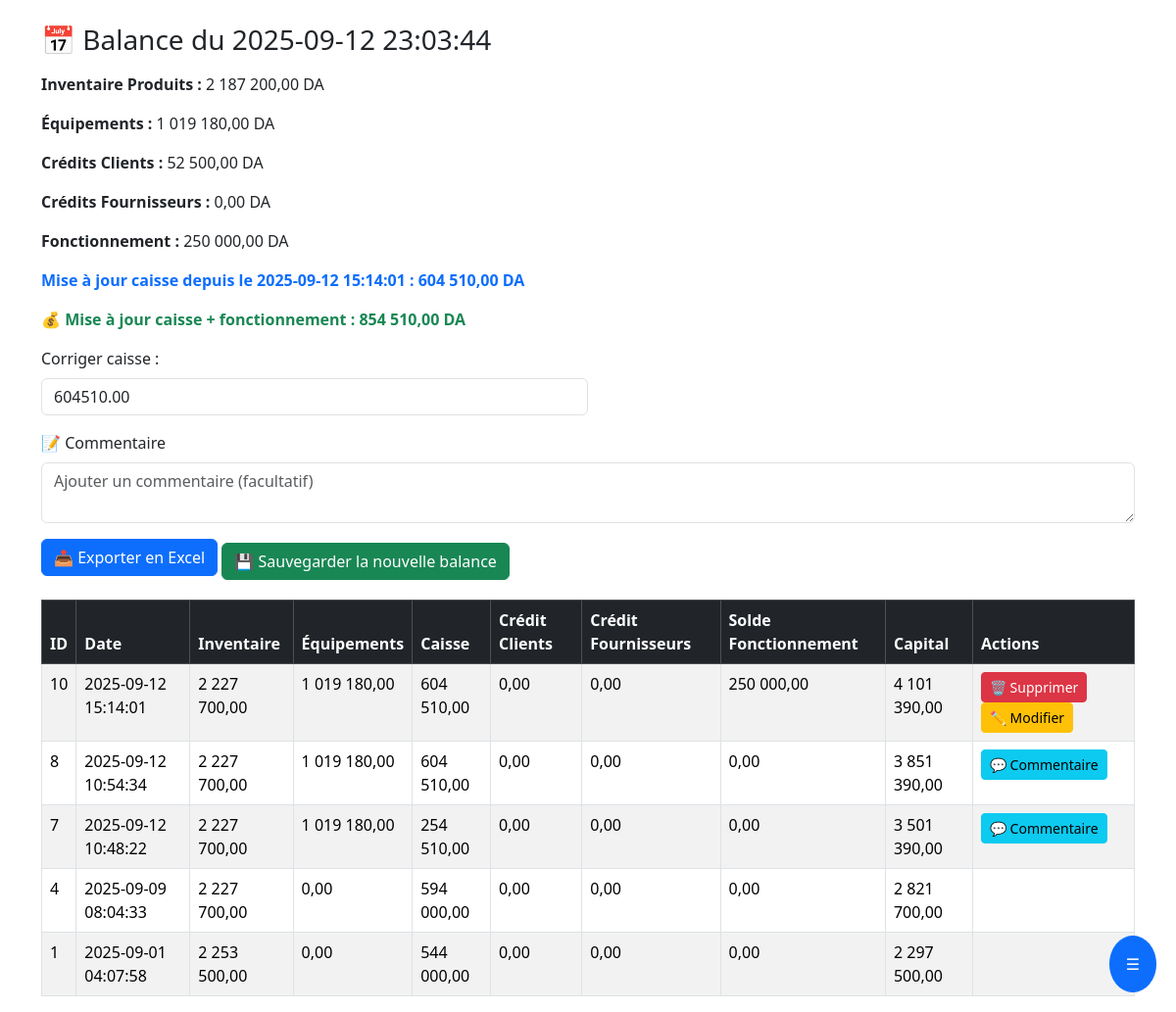
Screenshot of /balance.php (signed in) with the database file from the repository.
### tables this page shows
CREATE TABLE `balance` (
  `id` int(11) NOT NULL,
  `date` datetime NOT NULL,
  `inventaire` decimal(10,0) NOT NULL,
  `equipements` decimal(10,0) NOT NULL,
  `fonctionnement` decimal(10,0) NOT NULL,
  `caisse` decimal(10,0) NOT NULL,
  `credit_clients` decimal(10,0) NOT NULL,
  `credit_fournisseurs` decimal(10,0) NOT NULL,
  `capital` decimal(10,0) NOT NULL,
  `commentaire` text DEFAULT NULL
);

### balance.php (the view, shortened to what this page needs)
<?php
include "includes/db.php";
include "includes/header.php";
include "includes/sidebar.php";
$conn->setAttribute(PDO::ATTR_ERRMODE, PDO::ERRMODE_EXCEPTION);
$date_auj = date("Y-m-d H:i:s");
try {
    $stmt_inventaire = $conn->prepare("SELECT SUM(prix_achat * quantite) as total_inventaire FROM produits");
    $stmt_inventaire->execute();
    $inventaire = $stmt_inventaire->fetch(PDO::FETCH_ASSOC)['total_inventaire'] ?? 0;
    $stmt_equipements = $conn->prepare("SELECT SUM(prix_achat * quantite) as total_equipements FROM equipements");
    $stmt_equipements->execute();
    $equipements = $stmt_equipements->fetch(PDO::FETCH_ASSOC)['total_equipements'] ?? 0;
    $stmt_total_ventes = $conn->prepare("
        SELECT SUM(vd.prix_vente * vd.quantite) AS total_ventes
        FROM ventes_details vd
        INNER JOIN ventes v ON vd.id_vente = v.id
    ");
    $stmt_total_ventes->execute();
    $total_ventes = $stmt_total_ventes->fetch(PDO::FETCH_ASSOC)['total_ventes'] ?? 0;
    $stmt_total_versements = $conn->prepare("SELECT SUM(versement) AS total_versements FROM ventes");
    $stmt_total_versements->execute();
    $total_versements = $stmt_total_versements->fetch(PDO::FETCH_ASSOC)['total_versements'] ?? 0;
    $credit_clients = $total_ventes - $total_versements;
    $stmt_total_achats = $conn->prepare("
        SELECT SUM(ad.prix_achat * ad.quantite) AS total_achats
        FROM achats_details ad
        INNER JOIN achats a ON ad.id_achat = a.id
    ");
    $stmt_total_achats->execute();
    $total_achats = $stmt_total_achats->fetch(PDO::FETCH_ASSOC)['total_achats'] ?? 0;
    $stmt_total_versements_achats = $conn->prepare("SELECT SUM(versement) AS total_versements FROM achats");
    $stmt_total_versements_achats->execute();
    $total_versements_achats = $stmt_total_versements_achats->fetch(PDO::FETCH_ASSOC)['total_versements'] ?? 0;
    $credit_fournisseurs = $total_achats - $total_versements_achats;
    $stmt_fonct = $conn->prepare("SELECT IFNULL(SUM(versement),0) - IFNULL(SUM(depense),0) AS solde_fonct FROM fonctionnement");
    $stmt_fonct->execute();
    $solde_fonct = $stmt_fonct->fetch(PDO::FETCH_ASSOC)['solde_fonct'] ?? 0;
    $stmt_last_balance = $conn->prepare("SELECT * FROM balance ORDER BY date DESC LIMIT 1");
    $stmt_last_balance->execute();
    $last_balance = $stmt_last_balance->fetch(PDO::FETCH_ASSOC);
    $last_date_balance = $last_balance['date'] ?? null;
    $last_caisse = $last_balance['caisse'] ?? 0;
    if ($last_date_balance) {
        $stmt_ventes_apres = $conn->prepare("SELECT SUM(versement) as total FROM ventes WHERE date > ?");
        $stmt_ventes_apres->execute([$last_date_balance]);
        $ventes_apres = $stmt_ventes_apres->fetch(PDO::FETCH_ASSOC)['total'] ?? 0;
        $stmt_achats_apres = $conn->prepare("SELECT SUM(versement) as total FROM achats WHERE date > ?");
        $stmt_achats_apres->execute([$last_date_balance]);
        $achats_apres = $stmt_achats_apres->fetch(PDO::FETCH_ASSOC)['total'] ?? 0;
        $caisse = $last_caisse + ($ventes_apres - $achats_apres);
        $caisse_message = "Mise à jour caisse depuis le $last_date_balance : " . number_format($caisse, 2, ',', ' ') . " DA";
    } else {
        $caisse = $total_versements - $total_versements_achats;
        $caisse_message = "⚠️ Pas de sauvegarde trouvée. Caisse calculée directement : " . number_format($caisse, 2, ',', ' ') . " DA";
    }
    $total_caisse_fonct = $caisse + $solde_fonct;
    $caisse_fonct_message = "💰 Mise à jour caisse + fonctionnement : " . number_format($total_caisse_fonct, 2, ',', ' ') . " DA";
    $stmt_balance = $conn->prepare("SELECT * FROM balance ORDER BY id DESC");
    $stmt_balance->execute();
    $balances = $stmt_balance->fetchAll(PDO::FETCH_ASSOC);
} catch (PDOException $e) {
    die("<div class='alert alert-danger'>Erreur SQL : " . htmlspecialchars($e->getMessage()) . "</div>");
}
?>
<!DOCTYPE html>
<html lang="fr">
<head>
    <link href="https://cdn.jsdelivr.net/npm/bootstrap@5.3.3/dist/css/bootstrap.min.css" rel="stylesheet">
</head>
<body class="container mt-4">
    <h3 class="mb-3">📅 Balance du <?= htmlspecialchars($date_auj) ?></h3>
    <p><strong>Inventaire Produits :</strong> <?= number_format($inventaire, 2, ',', ' ') ?> DA</p>
    <p><strong>Équipements :</strong> <?= number_format($equipements, 2, ',', ' ') ?> DA</p>
    <p><strong>Crédits Clients :</strong> <?= number_format($credit_clients, 2, ',', ' ') ?> DA</p>
    <p><strong>Crédits Fournisseurs :</strong> <?= number_format($credit_fournisseurs, 2, ',', ' ') ?> DA</p>
    <p><strong>Fonctionnement :</strong> <?= number_format($solde_fonct, 2, ',', ' ') ?> DA</p>
    <div class="mb-3">
        <p class="text-primary"><strong><?= $caisse_message ?></strong></p>
        <p class="text-success"><strong><?= $caisse_fonct_message ?></strong></p>
    </div>
    <form method="post" class="mb-3">
        <div class="mb-3">
            <label for="caisse_corrigee" class="form-label">Corriger caisse :</label>
            <input type="number"
                   step="0.01"
                   name="caisse_corrigee"
                   id="caisse_corrigee"
                   class="form-control w-50"
                   value="<?= htmlspecialchars(number_format((float)$caisse, 2, '.', '')) ?>"
                   placeholder="Laisser vide pour garder la valeur calculée">
        </div>
        <div class="mb-3">
            <label for="commentaire" class="form-label">📝 Commentaire</label>
            <textarea name="commentaire" id="commentaire" class="form-control" rows="2" placeholder="Ajouter un commentaire (facultatif)"></textarea>
        </div>
        <a href="export_balance_excel.php" class="btn btn-primary mb-2">📤 Exporter en Excel</a>
        <button type="submit" name="sauvegarder" class="btn btn-success">💾 Sauvegarder la nouvelle balance</button>
    </form>
    <table class="table table-bordered table-striped">
        <thead class="table-dark">
            <tr>
                <th>ID</th>
                <th>Date</th>
                <th>Inventaire</th>
                <th>Équipements</th>
                <th>Caisse</th>
                <th>Crédit Clients</th>
                <th>Crédit Fournisseurs</th>
                <th>Solde Fonctionnement</th>
                <th>Capital</th>
                <th>Actions</th>
            </tr>
        </thead>
        <tbody>
            <?php foreach ($balances as $index => $row): ?>
            <tr>
                <td><?= $row['id'] ?></td>
                <td><?= $row['date'] ?></td>
                <td><?= number_format($row['inventaire'], 2, ',', ' ') ?></td>
                <td><?= number_format($row['equipements'], 2, ',', ' ') ?></td>
                <td><?= number_format($row['caisse'], 2, ',', ' ') ?></td>
                <td><?= number_format($row['credit_clients'], 2, ',', ' ') ?></td>
                <td><?= number_format($row['credit_fournisseurs'], 2, ',', ' ') ?></td>
                <td><?= number_format($row['fonctionnement'], 2, ',', ' ') ?></td>
                <td><?= number_format($row['capital'], 2, ',', ' ') ?></td>
                <td>
                    <?php if ($index === 0): ?>
                        <a href="balance.php?delete=<?= $row['id'] ?>"
                           class="btn btn-danger btn-sm"
                           onclick="return confirm('Supprimer la dernière balance ?')">🗑 Supprimer</a>
                        <a href="balance_modifier.php?id=<?= $row['id'] ?>"
                           class="btn btn-warning btn-sm">✏ Modifier</a>
                    <?php endif; ?>
                    <?php if (!empty($row['commentaire'])): ?>
                        <button type="button"
                                class="btn btn-info btn-sm"
                                data-bs-toggle="modal"
                                data-bs-target="#commentModal<?= $row['id'] ?>">
                            💬 Commentaire
                        </button>
                    <?php endif; ?>
                </td>
            </tr>
            <?php endforeach; ?>
        </tbody>
    </table>
</body>
</html>

### rows the page displays
balance: id "10", date "2025-09-12 15:14:01", inventaire "2 227 700,00", equipements "1 019 180,00", caisse "604 510,00", credit_clients "0,00", credit_fournisseurs "0,00", fonctionnement "250 000,00", capital "4 101 390,00"
balance: id "8", date "2025-09-12 10:54:34", inventaire "2 227 700,00", equipements "1 019 180,00", caisse "604 510,00", credit_clients "0,00", credit_fournisseurs "0,00", fonctionnement "0,00", capital "3 851 390,00"
balance: id "7", date "2025-09-12 10:48:22", inventaire "2 227 700,00", equipements "1 019 180,00", caisse "254 510,00", credit_clients "0,00", credit_fournisseurs "0,00", fonctionnement "0,00", capital "3 501 390,00"
balance: id "4", date "2025-09-09 08:04:33", inventaire "2 227 700,00", equipements "0,00", caisse "594 000,00", credit_clients "0,00", credit_fournisseurs "0,00", fonctionnement "0,00", capital "2 821 700,00"
balance: id "1", date "2025-09-01 04:07:58", inventaire "2 253 500,00", equipements "0,00", caisse "544 000,00", credit_clients "0,00", credit_fournisseurs "0,00", fonctionnement "0,00", capital "2 297 500,00"

### other values shown
$inventaire "2 187 200,00"
$equipements "1 019 180,00"
$credit_clients "52 500,00"
$credit_fournisseurs "0,00"
$solde_fonct "250 000,00"
$caisse_message "Mise à jour caisse depuis le 2025-09-12 15:14:01 : 604 510,00 DA"
$caisse_fonct_message "💰 Mise à jour caisse + fonctionnement : 854 510,00 DA"
